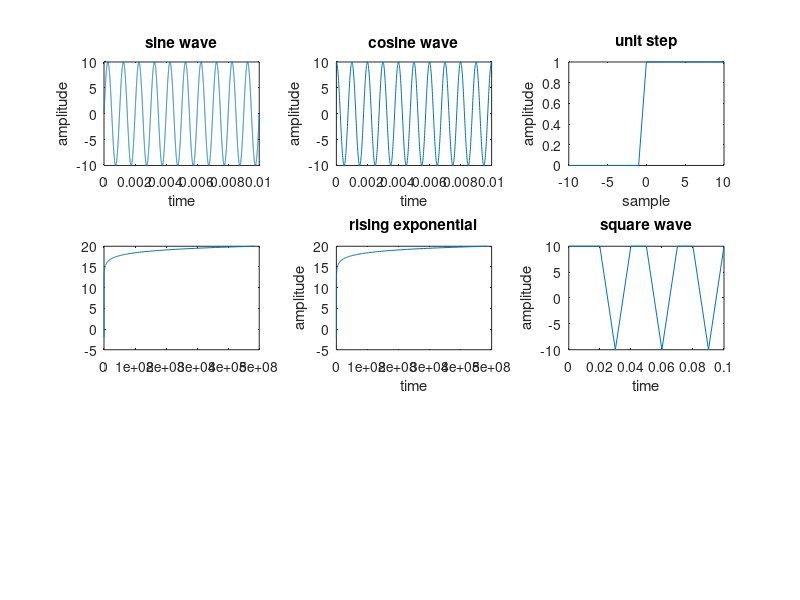

Write MATLAB code to recreate this figure.
%Generation Of Signals
clc;
clear all;
close all;
%Sine wave:
a=10;
f=1000;
t=0:0.000001:0.01;
s=a*sin(2*pi*f*t);
figure;
subplot(331);
plot(t,s);
title('sine wave');
xlabel('time');
ylabel('amplitude');
%Cosine wave:
a=10;
f=1000;
t=0:0.00001:0.01;
u=a*cos(2*pi*f*t);
subplot(332);
plot(t,u);
title('cosine wave');
xlabel('time');
ylabel('amplitude');
%Unit step signal:
n1= -10:10;
y1=[zeros(1,10),ones(1,11)];
subplot(333);
stem(n1,y1);
plot(n1,y1);
title('unit step');
xlabel('sample');
ylabel('amplitude');
%Unit impulse signal
n2= -5:1:5;
y3= [zeros(1,5),ones(1),zeros(1,5)];
subplot(3,3,4);
stem(n2,y3);
title('unit impulse');
xlabel ('samples');
ylabel ('amplitude');
%Rising Exponential signal
x = -2:0.05:20;
y = exp(x);
plot(y,x);
subplot(3,3,5);
plot(y,x);
title('rising exponential');
xlabel('time');
ylabel ('amplitude');
%square wave
f=1000;
t=0:0.01:0.1;
a=10;
y=a*square(2*pi*f*t);
subplot(3,3,6);
plot(t,y);
title('square wave');
xlabel('time');
ylabel ('amplitude');
